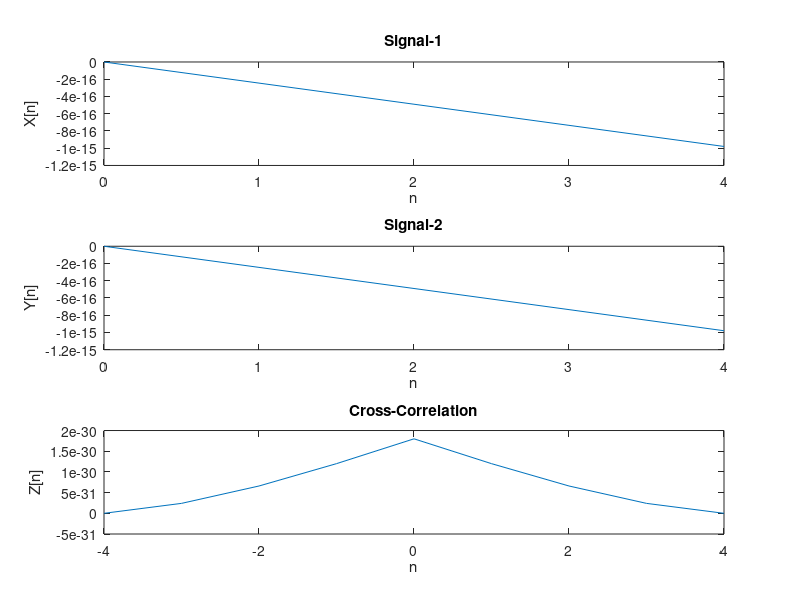

MATLAB code to generate this figure:
clc;
close all;

fprintf('Cross Correlation of two sinusoidal signal \n');

f1 = input('Enter the frequency of Signal-1: ');
f2 = input('Enter the frequency of Signal-2: ');
fs = input('Enter the sampling frequency: ');
N = input('Enter the number of samples: ');

n=(0:N-1);
subplot(3,1,1);
x=sin(2*pi*(f1/fs)*n);
plot(n,x);
title('Signal-1');
xlabel('n');
ylabel('X[n]');

subplot(3,1,2);
y=sin(2*pi*(f2/fs)*n);
plot(n,y);
title('Signal-2');
xlabel('n');
ylabel('Y[n]');

[corr,lags]=xcorr(x,y);

subplot(3,1,3);
plot(lags,corr);
title('Cross-Correlation');
xlabel('n');
ylabel('Z[n]');
